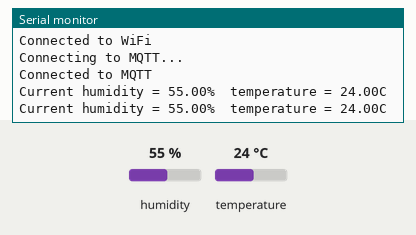
Simulated run of this sketch. Board: ESP8266 (NodeMCU). On the bench: the last lines printed to the serial monitor. The inputs (shaded band) are chosen by the test bench; at power-on: humidity 55 %, temperature 24 °C. WiFi joins after 1.5 s; servers stay silent unless stated; no MQTT or app messages arrive unless stated.

Above: at 3.2 s.
3.3 s: humidity set to 22 %
At 4.3 s:
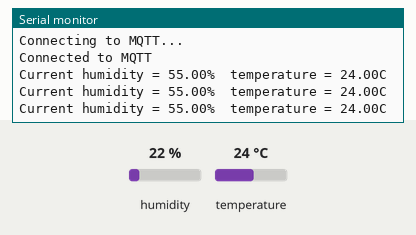
6.5 s: temperature set to 12 °C
At 7.6 s:
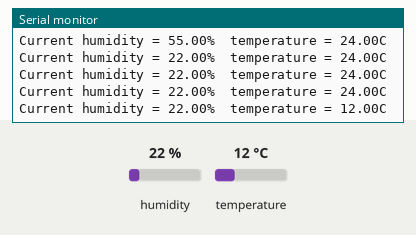
9.7 s: humidity set to 40 %
At 11.6 s:
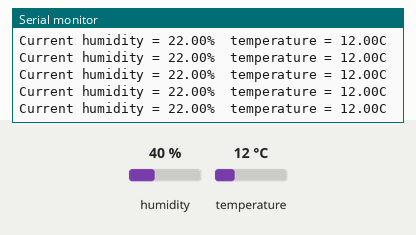
Timing chart, 0 to 13.1 s (numbered marks = the images above; inputs shaded):
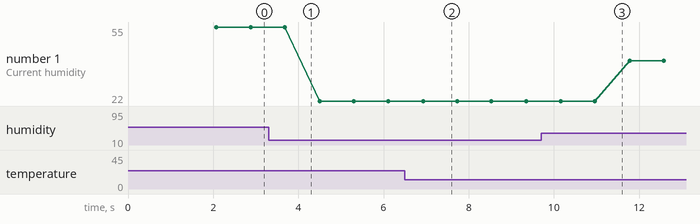

Measured:
- after the input at 6.5 s, the serial monitor: prints a new line after 0.43 s (image 2)
- plotted number 1: 55 → 22 after the input at 3.3 s, 22 → 40 after the input at 9.7 s

The sketch:

DTH11.ino
```cpp
#include "DHT.h"
#include <ESP8266WiFi.h>
#include <PubSubClient.h>
#include <ArduinoJson.h>

#define DHTTYPE DHT11 // DHT 11 SENSOR
#define dht_dpin 0

DHT dht(dht_dpin, DHTTYPE);

WiFiClient espClient;
PubSubClient client(espClient);

// WiFi
const char *ssid = "";     // Enter your WiFi name
const char *password = ""; // Enter WiFi password

// MQTT Broker
const char *mqtt_broker = "";
const char *topic = "edge/temp";
const char *mqtt_user = "";
const char *mqtt_password = "";
const int mqtt_port = 1883;

void setup(void)
{
  dht.begin();
  Serial.begin(9600);
  Serial.println("Humidity and temperature\n\n");

  WiFi.begin(ssid, password);
  while (WiFi.status() != WL_CONNECTED)
  {
    delay(1000);
    Serial.println("Connecting to WiFi...");
  }
  Serial.println("Connected to WiFi");

  client.setServer(mqtt_broker, mqtt_port);
  client.setCallback(callback);

  while (!client.connected())
  {
    Serial.println("Connecting to MQTT...");
    if (client.connect("ESP8266Client", mqtt_user, mqtt_password))
    {
      Serial.println("Connected to MQTT");
    }
    else
    {
      Serial.print("Failed, rc=");
      Serial.print(client.state());
      Serial.println(" Retrying in 5 seconds...");
      delay(5000);
    }
  }
}

void loop()
{
  if (!client.connected())
  {
    reconnect();
  }
  client.loop();

  float h = dht.readHumidity();
  float t = dht.readTemperature();
  Serial.printf("Current humidity = %.2f%%  temperature = %.2fC\n", h, t);

  // Create a JSON object and serialize it to a string
  StaticJsonDocument<100> jsonDocument; // Adjust the size as needed
  jsonDocument["humidity"] = h;
  jsonDocument["temperature"] = t;
  String jsonString;
  serializeJson(jsonDocument, jsonString);

  // Publish humidity and temperature to MQTT
  client.publish(topic, jsonString.c_str());

  delay(800);
}

void callback(char *topic, byte *payload, unsigned int length)
{
  // Handle incoming MQTT messages here if needed
}

void reconnect()
{
  while (!client.connected())
  {
    Serial.println("Connecting to MQTT...");
    if (client.connect("ESP8266Client", mqtt_user, mqtt_password))
    {
      Serial.println("Connected to MQTT");
    }
    else
    {
      Serial.print("Failed, rc=");
      Serial.print(client.state());
      Serial.println(" Retrying in 5 seconds...");
      delay(5000);
    }
  }
}
```
